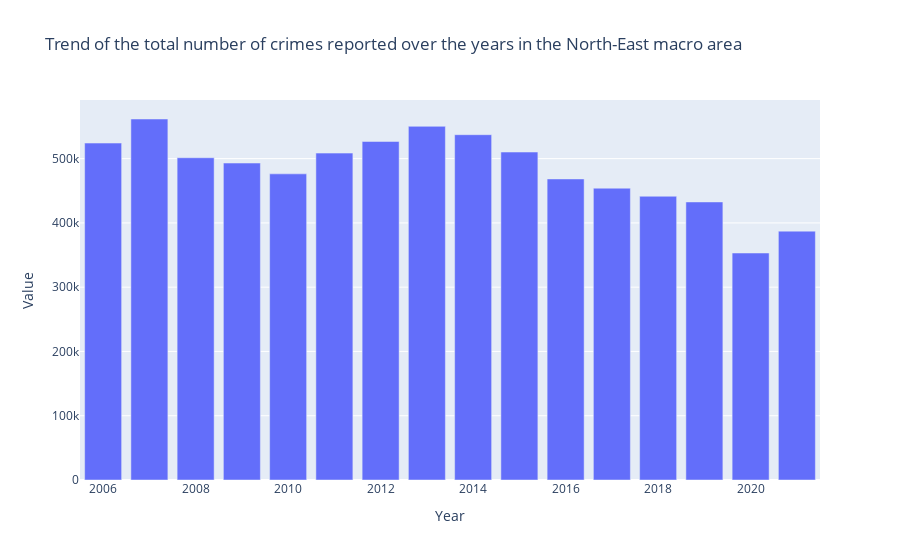

The code cell stored with this chart in its notebook:
### Markdown cell above
The second **unit of analysis** taken into consideration will be the **North-East** macro-area.

We are gonna perform the same operation we did with the previous unit of analysis.

### Code cell
north_east_df = functions.get_zone_df(df, area='Nord-est')
north_east_total_values = north_east_df.loc[north_east_df['Crime'] == 'totale'].groupby(['Year']).sum(numeric_only=True)['Value']


print(f"Overall, in the 16 years taken into consideration, in the North-East area {sum(north_east_total_values)} crimes were reported.",
        f"\nA mean of {round(sum(north_east_total_values)/len(north_east_total_values))} per year and {round((sum(north_east_total_values)/len(north_east_total_values) / 365))} per day",
        f"\nA standard deviation of {round(np.std(north_east_total_values))}.")

px.bar(data_frame= north_east_total_values.reset_index(),
       x = 'Year',
       y = 'Value',
       title= 'Trend of the total number of crimes reported over the years in the North-East macro area')

### Figure 1 — Plotly figure (JSON) as saved in the notebook; plotly's stock layout.template omitted (floating-point values rounded to 4 significant figures)
{"data": [{"alignmentgroup": "True", "hovertemplate": "Year=%{x}<br>Value=%{y}<extra></extra>", "legendgroup": "", "marker": {"color": "#636efa", "pattern": {"shape": ""}}, "name": "", "offsetgroup": "", "orientation": "v", "showlegend": false, "textposition": "auto", "type": "bar", "x": [2006, 2007, 2008, 2009, 2010, 2011, 2012, 2013, 2014, 2015, 2016, 2017, 2018, 2019, 2020, 2021], "xaxis": "x", "y": [524216, 561667, 501395, 493119, 476312, 508574, 526708, 550249, 537235, 510264, 468392, 454032, 441473, 432629, 353168, 387204], "yaxis": "y"}], "layout": {"barmode": "relative", "legend": {"tracegroupgap": 0}, "title": {"text": "Trend of the total number of crimes reported over the years in the North-East macro area"}, "xaxis": {"anchor": "y", "domain": [0, 1], "title": {"text": "Year"}}, "yaxis": {"anchor": "x", "domain": [0, 1], "title": {"text": "Value"}}}}
